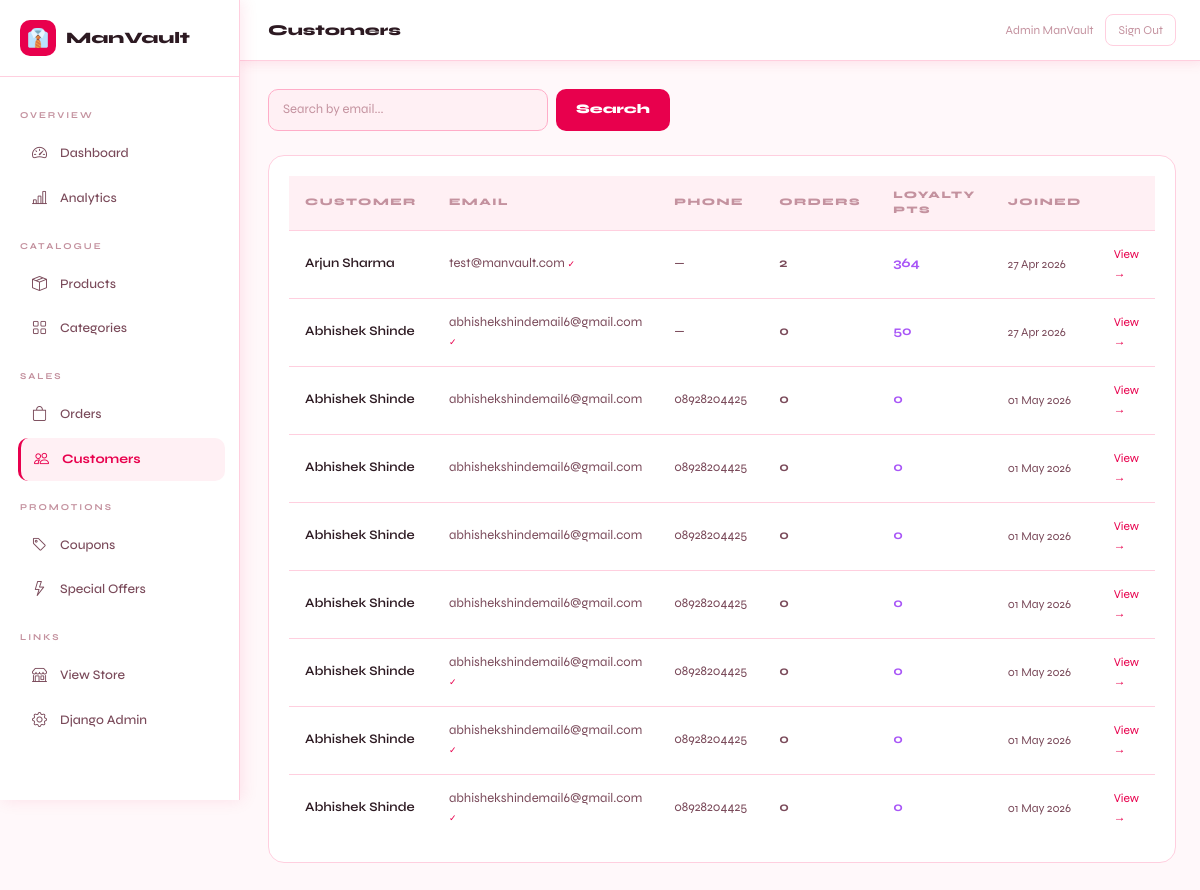
The app's page /dashboard/customers/ (signed in) with its own data.
### accounts/models.py (models this page shows, shortened)
class User(AbstractUser):
    phone = models.CharField(max_length=15, blank=True)
    avatar = models.ImageField(upload_to='avatars/', blank=True, null=True)
    date_of_birth = models.DateField(blank=True, null=True)
    gender = models.CharField(max_length=10, choices=[('M','Male'),('F','Female'),('O','Other')], blank=True)
    email_verified = models.BooleanField(default=False)
    is_google_account = models.BooleanField(default=False)
    loyalty_points = models.PositiveIntegerField(default=0)

### dashboard/views.py (the view)
# urls.py: path('customers/', views.customer_list, name='customers'),
@staff_member_required
def customer_list(request):
    q = request.GET.get('q','')
    customers = User.objects.filter(is_staff=False).annotate(order_count=Count('orders'))
    if q: customers = customers.filter(email__icontains=q)
    return render(request, 'dashboard/customers/list.html', {'customers': customers, 'q': q})

### store/context_processors.py (called while the page is built)
def cart_processor(request):
    cart_count = 0
    try:
        if request.user.is_authenticated:
            cart = Cart.objects.filter(user=request.user).first()
        else:
            sk = request.session.session_key
            cart = Cart.objects.filter(session_key=sk, user=None).first() if sk else None
        if cart: cart_count = cart.item_count
    except: pass
    return {'cart_count': cart_count}

def wishlist_processor(request):
    wishlist_count = 0
    try:
        if request.user.is_authenticated:
            wl = Wishlist.objects.filter(user=request.user).first()
            if wl: wishlist_count = wl.products.count()
    except: pass
    return {'wishlist_count': wishlist_count}

def common_processor(request):
    cats_for_nav = []
    notif_count = 0
    try:
        cats_for_nav = Category.objects.filter(is_active=True)[:8]
        if request.user.is_authenticated:
            notif_count = request.user.notifications.filter(is_read=False).count()
    except: pass
    return {'cats_for_nav': cats_for_nav, 'notif_count': notif_count}

### store/models.py (called while the page is built)
    @property
    def item_count(self):
        return sum(item.quantity for item in self.items.all())

### templates/dashboard/customers/list.html
{% extends 'dashboard/base.html' %}{% block title %}Customers{% endblock %}{% block page_title %}Customers{% endblock %}
{% block content %}
<div class="d-flex gap-2 mb-4">
  <form method="GET" class="d-flex gap-2">
    <input type="text" name="q" value="{{ q }}" placeholder="Search by email..." class="mv-input" style="width:280px">
    <button type="submit" class="mv-btn">Search</button>
  </form>
</div>
<div class="stat-card">
  <table class="mv-table">
    <thead><tr><th>Customer</th><th>Email</th><th>Phone</th><th>Orders</th><th>Loyalty Pts</th><th>Joined</th><th></th></tr></thead>
    <tbody>
      {% for c in customers %}
      <tr>
        <td><div style="font-weight:600;color:var(--tx)">{{ c.get_full_name|default:c.username }}</div></td>
        <td>{{ c.email }} {% if c.email_verified %}<span style="font-size:9px;color:var(--acc)">✓</span>{% endif %}</td>
        <td>{{ c.phone|default:"—" }}</td>
        <td style="font-weight:700">{{ c.order_count }}</td>
        <td style="color:#A855F7;font-weight:700">{{ c.loyalty_points }}</td>
        <td style="font-size:12px">{{ c.date_joined|date:"d M Y" }}</td>
        <td><a href="{% url 'dashboard:customer_detail' c.id %}" style="font-size:12px;color:var(--acc)">View →</a></td>
      </tr>
      {% empty %}<tr><td colspan="7" style="text-align:center;padding:40px;color:var(--tx3)">No customers found</td></tr>
      {% endfor %}
    </tbody>
  </table>
</div>
{% endblock %}

### templates/dashboard/base.html (shortened to what this page needs)
<!DOCTYPE html>
<html lang="en">
<head>
<link href="https://cdn.jsdelivr.net/npm/bootstrap@5.3.0/dist/css/bootstrap.min.css" rel="stylesheet"/>
<link href="https://cdn.jsdelivr.net/npm/bootstrap-icons@1.11.0/font/bootstrap-icons.css" rel="stylesheet"/>
</head>
<body>
<div class="sidebar">
  <div class="sidebar-logo">
    <div class="icon">👔</div>
    <span>ManVault</span>
  </div>
  <div style="padding:12px 8px;flex:1">
    <div class="sidebar-section">Overview</div>
    <a href="{% url 'dashboard:home' %}" class="{% if request.resolver_match.url_name == 'home' %}active{% endif %}">
      <i class="bi bi-speedometer2"></i> Dashboard
    </a>
    <a href="{% url 'dashboard:analytics' %}" class="{% if request.resolver_match.url_name == 'analytics' %}active{% endif %}">
      <i class="bi bi-bar-chart-line"></i> Analytics
    </a>
    <div class="sidebar-section">Catalogue</div>
    <a href="{% url 'dashboard:products' %}" class="{% if 'product' in request.resolver_match.url_name %}active{% endif %}">
      <i class="bi bi-box-seam"></i> Products
    </a>
    <a href="{% url 'dashboard:categories' %}" class="{% if 'categor' in request.resolver_match.url_name %}active{% endif %}">
      <i class="bi bi-grid"></i> Categories
    </a>
    <div class="sidebar-section">Sales</div>
    <a href="{% url 'dashboard:orders' %}" class="{% if 'order' in request.resolver_match.url_name %}active{% endif %}">
      <i class="bi bi-bag"></i> Orders
    </a>
    <a href="{% url 'dashboard:customers' %}" class="{% if 'customer' in request.resolver_match.url_name %}active{% endif %}">
      <i class="bi bi-people"></i> Customers
    </a>
    <div class="sidebar-section">Promotions</div>
    <a href="{% url 'dashboard:coupons' %}" class="{% if 'coupon' in request.resolver_match.url_name %}active{% endif %}">
      <i class="bi bi-tag"></i> Coupons
    </a>
    <a href="{% url 'dashboard:offers' %}" class="{% if 'offer' in request.resolver_match.url_name %}active{% endif %}">
      <i class="bi bi-lightning"></i> Special Offers
    </a>
    <div class="sidebar-section">Links</div>
    <a href="{% url 'store:home' %}" target="_blank"><i class="bi bi-shop"></i> View Store</a>
    <a href="/admin/"><i class="bi bi-gear"></i> Django Admin</a>
  </div>
</div>
<div class="main">
  <div class="top-bar">
    <div class="top-bar-title">{% block page_title %}Dashboard{% endblock %}</div>
    <div style="display:flex;align-items:center;gap:12px">
      <div style="font-size:12px;color:var(--tx3)">{{ request.user.get_full_name|default:request.user.username }}</div>
      <a href="{% url 'accounts:logout' %}"
         style="font-size:12px;color:var(--tx3);border:1.5px solid var(--brd2);
                border-radius:8px;padding:6px 12px;transition:all .2s"
         onmouseover="this.style.borderColor='var(--acc)';this.style.color='var(--acc)'"
         onmouseout="this.style.borderColor='var(--brd2)';this.style.color='var(--tx3)'">
        Sign Out
      </a>
    </div>
  </div>
  <div class="content">
    {% block content %}{% endblock %}
  </div>
</div>
</body>
</html>

### templates/dashboard/base.html (style rules this page uses)
:root { --acc:#E8004D; --acc2:#FF2D6B; --acctx:#fff; --bg:#FFF8FA; --bg2:#FFFFFF; --bg3:#FFF0F4; --brd:#FFADC8; --brd2:#FFCFDF; --tx:#2D1A22; --tx2:#7A4A5A; --tx3:#C4929F; --shadow:rgba(232,0,77,.10); }
* { box-sizing:border-box;margin:0;padding:0 }
body { font-family:'Syne',sans-serif;background:var(--bg);color:var(--tx);display:flex;min-height:100vh }
a { color:inherit;text-decoration:none }
.sidebar { width:240px;background:var(--bg2);border-right:1.5px solid var(--brd2); display:flex;flex-direction:column;position:fixed;height:100vh; overflow-y:auto;z-index:100;box-shadow:2px 0 16px var(--shadow); }
.sidebar-logo { padding:20px;border-bottom:1.5px solid var(--brd2); display:flex;align-items:center;gap:10px; }
.sidebar-logo .icon { width:36px;height:36px;background:var(--acc);border-radius:10px; display:flex;align-items:center;justify-content:center;font-size:18px;color:#fff; }
.sidebar-logo span { font-size:16px;font-weight:800;color:var(--tx) }
.sidebar-section { padding:8px 12px;font-size:9px;letter-spacing:2px;text-transform:uppercase; color:var(--tx3);margin-top:12px;font-weight:700; }
.sidebar a { display:flex;align-items:center;gap:10px;padding:10px 16px; margin:2px 8px;border-radius:10px;font-size:13px;color:var(--tx2); transition:all .15s;font-weight:500; }
.sidebar a:hover,.sidebar a.active { background:var(--bg3);color:var(--acc);transform:translateX(2px); }
.sidebar a.active { font-weight:700;border-left:3px solid var(--acc);padding-left:13px }
.sidebar a i { font-size:15px;width:18px }
.main { margin-left:240px;flex:1;min-height:100vh;display:flex;flex-direction:column }
.top-bar { background:var(--bg2);border-bottom:1.5px solid var(--brd2); padding:14px 28px;display:flex;align-items:center;justify-content:space-between; position:sticky;top:0;z-index:50;box-shadow:0 2px 12px var(--shadow); }
.top-bar-title { font-size:15px;font-weight:800;color:var(--tx) }
.content { padding:28px;flex:1 }
.mv-input { background:var(--bg3)!important;border:1.5px solid var(--brd)!important; border-radius:10px!important;padding:10px 14px!important; color:var(--tx)!important;font-size:13px!important; width:100%;outline:none;transition:all .2s!important; }
.mv-input::placeholder { color:var(--tx3)!important }
.mv-btn { background:var(--acc);color:#fff;border:none;border-radius:10px; padding:10px 20px;font-weight:800;cursor:pointer;font-size:13px; display:inline-flex;align-items:center;gap:6px;transition:all .18s; }
.stat-card { background:var(--bg2);border:1.5px solid var(--brd2);border-radius:16px;padding:20px; transition:box-shadow .2s; }
.mv-table { width:100%;border-collapse:collapse;font-size:13px }
.mv-table th { padding:12px 16px;background:var(--bg3);color:var(--tx3); font-size:10px;letter-spacing:1.5px;text-transform:uppercase; border-bottom:1.5px solid var(--brd2);text-align:left;font-weight:800; }
.mv-table td { padding:14px 16px;border-bottom:1px solid var(--brd2);color:var(--tx2) }
.mv-table tr:last-child td { border-bottom:none }

### records on screen
User: user.get_full_name "Admin ManVault"
User: get_full_name "Arjun Sharma", email "test@manvault.com", phone "—", order_count "2", loyalty_points "364", date_joined "27 Apr 2026"
User: get_full_name "Abhishek Shinde", email "abhishekshindemail6@gmail.com", phone "—", order_count "0", loyalty_points "50", date_joined "27 Apr 2026"
User: get_full_name "Abhishek Shinde", email "abhishekshindemail6@gmail.com", phone "08928204425", order_count "0", loyalty_points "0", date_joined "01 May 2026"
User: get_full_name "Abhishek Shinde", email "abhishekshindemail6@gmail.com", phone "08928204425", order_count "0", loyalty_points "0", date_joined "01 May 2026"
User: get_full_name "Abhishek Shinde", email "abhishekshindemail6@gmail.com", phone "08928204425", order_count "0", loyalty_points "0", date_joined "01 May 2026"
User: get_full_name "Abhishek Shinde", email "abhishekshindemail6@gmail.com", phone "08928204425", order_count "0", loyalty_points "0", date_joined "01 May 2026"
User: get_full_name "Abhishek Shinde", email "abhishekshindemail6@gmail.com", phone "08928204425", order_count "0", loyalty_points "0", date_joined "01 May 2026"
User: get_full_name "Abhishek Shinde", email "abhishekshindemail6@gmail.com", phone "08928204425", order_count "0", loyalty_points "0", date_joined "01 May 2026"
User: get_full_name "Abhishek Shinde", email "abhishekshindemail6@gmail.com", phone "08928204425", order_count "0", loyalty_points "0", date_joined "01 May 2026"
